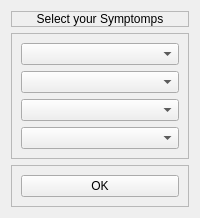
                               <widget class="QWidget" name="page_2">
                                <layout class="QVBoxLayout" name="verticalLayout_17">
                                 <item alignment="Qt::AlignTop">
                                  <widget class="QFrame" name="frame_14">
                                   <property name="frameShape">
                                    <enum>QFrame::StyledPanel</enum>
                                   </property>
                                   <property name="frameShadow">
                                    <enum>QFrame::Raised</enum>
                                   </property>
                                   <layout class="QVBoxLayout" name="verticalLayout_18">
                                    <property name="leftMargin">
                                     <number>0</number>
                                    </property>
                                    <property name="topMargin">
                                     <number>0</number>
                                    </property>
                                    <property name="rightMargin">
                                     <number>0</number>
                                    </property>
                                    <property name="bottomMargin">
                                     <number>0</number>
                                    </property>
                                    <item>
                                     <widget class="QLabel" name="label_7">
                                      <property name="styleSheet">
                                       <string notr="true">font: 14pt &quot;Century Gothic&quot;;</string>
                                      </property>
                                      <property name="text">
                                       <string>Select your Symptomps</string>
                                      </property>
                                      <property name="alignment">
                                       <set>Qt::AlignCenter</set>
                                      </property>
                                     </widget>
                                    </item>
                                   </layout>
                                  </widget>
                                 </item>
                                 <item>
                                  <widget class="QFrame" name="frame_15">
                                   <property name="sizePolicy">
                                    <sizepolicy hsizetype="Expanding" vsizetype="Expanding">
                                     <horstretch>0</horstretch>
                                     <verstretch>0</verstretch>
                                    </sizepolicy>
                                   </property>
                                   <property name="frameShape">
                                    <enum>QFrame::StyledPanel</enum>
                                   </property>
                                   <property name="frameShadow">
                                    <enum>QFrame::Raised</enum>
                                   </property>
                                   <layout class="QVBoxLayout" name="verticalLayout_20">
                                    <item>
                                     <widget class="QComboBox" name="comboBox"/>
                                    </item>
                                    <item>
                                     <widget class="QComboBox" name="comboBox_2"/>
                                    </item>
                                    <item>
                                     <widget class="QComboBox" name="comboBox_3"/>
                                    </item>
                                    <item>
                                     <widget class="QComboBox" name="comboBox_4"/>
                                    </item>
                                   </layout>
                                  </widget>
                                 </item>
                                 <item alignment="Qt::AlignBottom">
                                  <widget class="QFrame" name="frame_16">
                                   <property name="frameShape">
                                    <enum>QFrame::StyledPanel</enum>
                                   </property>
                                   <property name="frameShadow">
                                    <enum>QFrame::Raised</enum>
                                   </property>
                                   <layout class="QVBoxLayout" name="verticalLayout_19">
                                    <item>
                                     <widget class="QPushButton" name="pushButton_3">
                                      <property name="styleSheet">
                                       <string notr="true">font: 11pt &quot;Century Gothic&quot;;</string>
                                      </property>
                                      <property name="text">
                                       <string>OK</string>
                                      </property>
                                      <property name="icon">
                                       <iconset resource="blue_icons.qrc">
                                        <normaloff>:/icons_blue/icons/thumbs-up.svg</normaloff>:/icons_blue/icons/thumbs-up.svg</iconset>
                                      </property>
                                     </widget>
                                    </item>
                                   </layout>
                                  </widget>
                                 </item>
                                </layout>
                               </widget>
